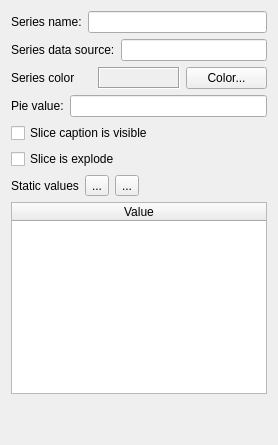
     <widget class="QWidget" name="seriesPage">
      <layout class="QVBoxLayout" name="verticalLayout_14">
       <item>
        <layout class="QHBoxLayout" name="horizontalLayout_18">
         <item>
          <widget class="QLabel" name="lblSeriesName">
           <property name="text">
            <string>Series name:</string>
           </property>
          </widget>
         </item>
         <item>
          <widget class="QLineEdit" name="edtSeriesName"/>
         </item>
        </layout>
       </item>
       <item>
        <layout class="QHBoxLayout" name="horizontalLayout_17">
         <item>
          <widget class="QLabel" name="lblSeriesDS">
           <property name="text">
            <string>Series data source:</string>
           </property>
          </widget>
         </item>
         <item>
          <widget class="QLineEdit" name="edtSeriesDS"/>
         </item>
        </layout>
       </item>
       <item>
        <layout class="QHBoxLayout" name="horizontalLayout_19">
         <item>
          <widget class="QLabel" name="lblSeriesColor">
           <property name="text">
            <string>Series color</string>
           </property>
          </widget>
         </item>
         <item>
          <widget class="QLabel" name="lblColorSeries">
           <property name="frameShape">
            <enum>QFrame::Box</enum>
           </property>
           <property name="frameShadow">
            <enum>QFrame::Sunken</enum>
           </property>
           <property name="text">
            <string/>
           </property>
          </widget>
         </item>
         <item>
          <widget class="QPushButton" name="btnColorSeries">
           <property name="text">
            <string>Color...</string>
           </property>
          </widget>
         </item>
        </layout>
       </item>
       <item>
        <layout class="QHBoxLayout" name="horizontalLayout_9">
         <item>
          <widget class="QLabel" name="lblPieValue">
           <property name="text">
            <string>Pie value:</string>
           </property>
          </widget>
         </item>
         <item>
          <widget class="QLineEdit" name="edtPieValue"/>
         </item>
        </layout>
       </item>
       <item>
        <widget class="QCheckBox" name="chkSliceCaption">
         <property name="text">
          <string>Slice caption is visible</string>
         </property>
        </widget>
       </item>
       <item>
        <widget class="QCheckBox" name="chkSliceExploded">
         <property name="text">
          <string>Slice is explode</string>
         </property>
        </widget>
       </item>
       <item>
        <layout class="QHBoxLayout" name="horizontalLayout_16">
         <item>
          <widget class="QLabel" name="lblStaticValues">
           <property name="text">
            <string>Static values</string>
           </property>
          </widget>
         </item>
         <item>
          <widget class="QToolButton" name="btnAddValue">
           <property name="toolTip">
            <string>Add row</string>
           </property>
           <property name="text">
            <string>...</string>
           </property>
           <property name="icon">
            <iconset resource="images.qrc">
             <normaloff>:/new/prefix1/images/edit_add.png</normaloff>:/new/prefix1/images/edit_add.png</iconset>
           </property>
          </widget>
         </item>
         <item>
          <widget class="QToolButton" name="btnRemoveValue">
           <property name="toolTip">
            <string>Remove row</string>
           </property>
           <property name="text">
            <string>...</string>
           </property>
           <property name="icon">
            <iconset resource="images.qrc">
             <normaloff>:/new/prefix1/images/edit_remove.png</normaloff>:/new/prefix1/images/edit_remove.png</iconset>
           </property>
          </widget>
         </item>
         <item>
          <spacer name="horizontalSpacer_6">
           <property name="orientation">
            <enum>Qt::Horizontal</enum>
           </property>
           <property name="sizeHint" stdset="0">
            <size>
             <width>40</width>
             <height>20</height>
            </size>
           </property>
          </spacer>
         </item>
        </layout>
       </item>
       <item>
        <widget class="QTableWidget" name="tblSeriesValues">
         <attribute name="horizontalHeaderStretchLastSection">
          <bool>true</bool>
         </attribute>
         <attribute name="verticalHeaderVisible">
          <bool>false</bool>
         </attribute>
         <attribute name="verticalHeaderDefaultSectionSize">
          <number>20</number>
         </attribute>
         <attribute name="verticalHeaderHighlightSections">
          <bool>false</bool>
         </attribute>
         <column>
          <property name="text">
           <string>Value</string>
          </property>
         </column>
        </widget>
       </item>
       <item>
        <spacer name="verticalSpacer_5">
         <property name="orientation">
          <enum>Qt::Vertical</enum>
         </property>
         <property name="sizeHint" stdset="0">
          <size>
           <width>20</width>
           <height>40</height>
          </size>
         </property>
        </spacer>
       </item>
      </layout>
     </widget>
